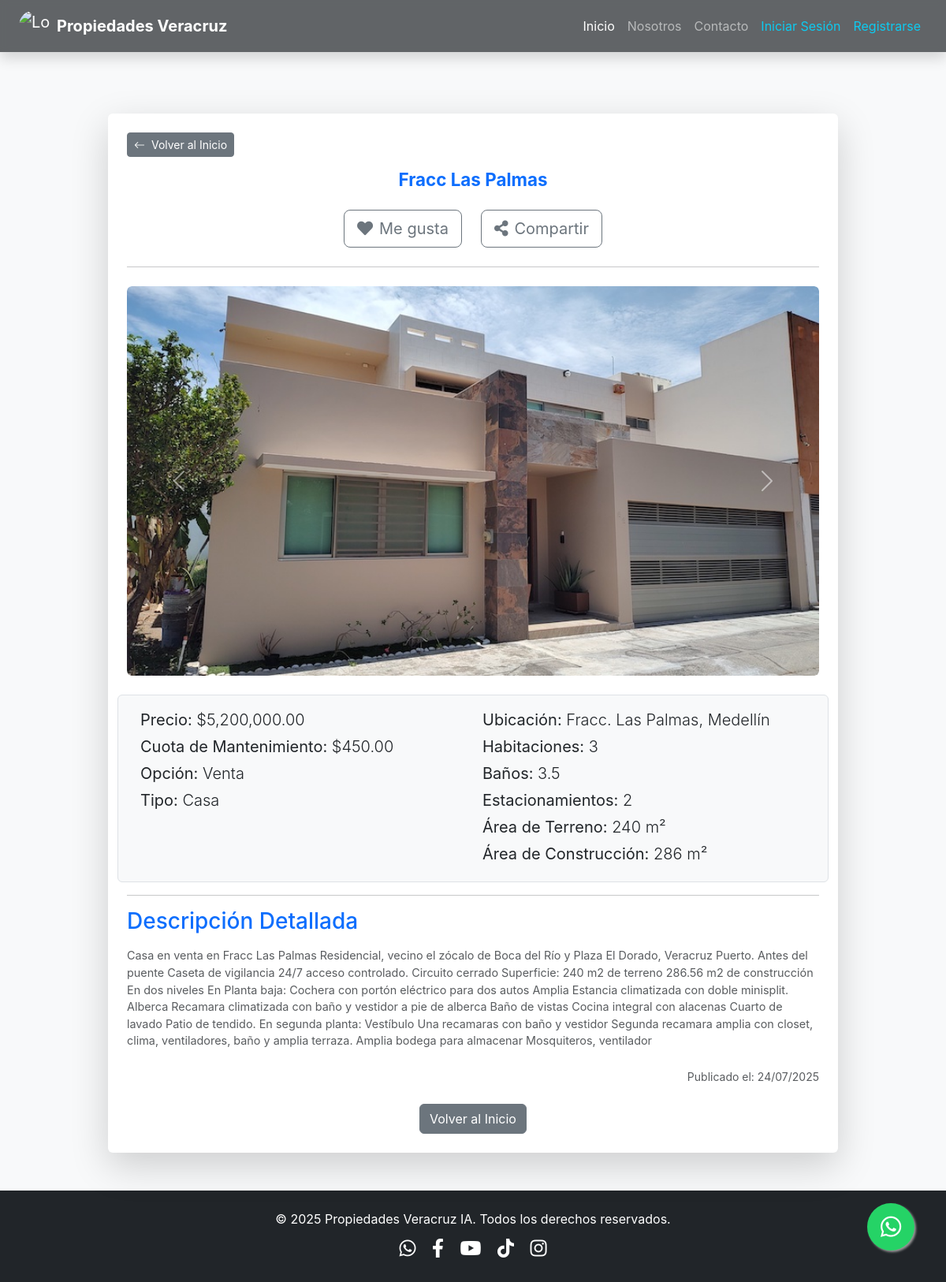
The app's page /property/4 with its own data.
### models.py (models this page shows, shortened)
class Property(db.Model):
    __tablename__ = 'property' # Añadido nombre de tabla explícito para consistencia
    id = db.Column(db.Integer, primary_key=True)
    titulo = db.Column(db.String(100), nullable=False)
    descripcion = db.Column(db.Text, nullable=False)
    precio = db.Column(db.Float, nullable=False)
    ubicacion = db.Column(db.String(200), nullable=False)
    municipio = db.Column(db.String(100), nullable=False)
    property_options = db.Column(db.String(100), nullable=False)
    tipo_propiedad = db.Column(db.String(50), nullable=False) # Ej: Casa, Departamento, Terreno
    num_habitaciones = db.Column(db.Integer, nullable=True)
    num_banos = db.Column(db.Integer, nullable=True)
    num_medios_banos = db.Column(db.Integer, default=0)
    num_estacionamientos = db.Column(db.Integer, default=0)
    area_construccion_metros_cuadrados = db.Column(db.Float, nullable=True)
    area_terreno_metros_cuadrados = db.Column(db.Float, nullable=True)
    antiguedad = db.Column(db.Integer, nullable=True) # En años
    cuota_mantenimiento = db.Column(db.Float, default=0.0)
    fecha_publicacion = db.Column(db.DateTime, default=datetime.utcnow)
    images = db.relationship('PropertyImage', backref='property', lazy=True, cascade="all, delete-orphan")
    agente_id = db.Column(db.Integer, db.ForeignKey('user.id'), nullable=False)
    agente = db.relationship('User', backref='managed_properties') # Relación inversa para acceder a las propiedades de un usuario

class PropertyImage(db.Model):
    __tablename__ = 'property_image' # Añadido nombre de tabla explícito
    id = db.Column(db.Integer, primary_key=True)
    filename = db.Column(db.String(100), nullable=False)
    property_id = db.Column(db.Integer, db.ForeignKey('property.id'), nullable=False)
    is_main = db.Column(db.Boolean, default=False) # Para identificar la imagen principal

### app.py (the view)
@main.route("/property/<int:property_id>")
def property_detail(property_id):
    property_data = db.session.get(Property, property_id) # Usar db.session.get() para la propiedad
    if not property_data:
        flash('La propiedad solicitada no existe.', 'danger')
        return redirect(url_for('main.home'))
    if property_data.images:
        sorted_images = sorted(property_data.images, key=lambda img: (not img.is_main, img.id))
        property_data.images = sorted_images # Asigna la lista ordenada de vuelta al atributo images
    return render_template('property_detail.html', title=property_data.titulo, property=property_data)

### templates/property_detail.html (shortened to what this page needs)
{% extends "base.html" %}
{% block content %}
<div class="container my-5 pt-5">
    <div class="row justify-content-center">
        <div class="col-lg-10 col-md-12">
            <div class="card shadow-lg border-0 rounded-lg">
                <div class="card-body p-4">
                    <div class="text-start mb-3">
                        <a href="{{ url_for('main.home') }}" class="btn btn-secondary btn-sm">
                            <i class="bi bi-arrow-left me-1"></i> Volver al Inicio
                        </a>
                    </div>
                    <h1 class="card-title text-center text-primary mb-4 display-4 fw-bold">{{ property.titulo }}</h1>
                    <div class="d-flex justify-content-center gap-4 mb-4">
                        <button type="button" class="btn btn-outline-secondary btn-lg d-flex align-items-center gap-2">
                            <i class="fas fa-heart"></i> Me gusta
                        </button>
                        <button type="button" class="btn btn-outline-secondary btn-lg d-flex align-items-center gap-2">
                            <i class="fas fa-share-alt"></i> Compartir
                        </button>
                    </div>
                    <hr class="mb-4">
                    {% if property.images %}
                    <div id="propertyCarousel" class="carousel slide mb-4" data-bs-ride="carousel">
                        <div class="carousel-inner rounded">
                            {% for image in property.images %}
                            <div class="carousel-item {% if loop.first %}active{% endif %}">
                                <img src="{{ url_for('static', filename='uploads/' + image.filename) }}" class="d-block w-100 rounded" alt="Imagen de la propiedad">
                            </div>
                            {% endfor %}
                        </div>
                        {% if property.images|length > 1 %}
                        <button class="carousel-control-prev" type="button" data-bs-target="#propertyCarousel" data-bs-slide="prev">
                            <span class="carousel-control-prev-icon" aria-hidden="true"></span>
                        </button>
                        <button class="carousel-control-next" type="button" data-bs-target="#propertyCarousel" data-bs-slide="next">
                            <span class="carousel-control-next-icon" aria-hidden="true"></span>
                        </button>
                        {% endif %}
                    </div>
                    {% else %}
                    <div class="text-center mb-4">
                        <img src="{{ url_for('static', filename='img/placeholders/no_image.png') }}" class="img-fluid rounded shadow-sm" alt="No hay imagen disponible">
                        <p class="text-muted mt-2">No hay imágenes disponibles para esta propiedad.</p>
                    </div>
                    {% endif %}
                    <div class="row mb-3 p-3 border rounded bg-light">
                        <div class="col-md-6">
                            <p class="lead mb-1"><strong>Precio:</strong> ${{ "{:,.2f}".format(property.precio) }}</p>
                            {% if property.cuota_mantenimiento %}
                                <p class="lead mb-1"><strong>Cuota de Mantenimiento:</strong> ${{ "{:,.2f}".format(property.cuota_mantenimiento) }}</p>
                            {% endif %}
                            <p class="lead mb-1"><strong>Opción:</strong> {{ property.property_options }}</p>
                            <p class="lead mb-1"><strong>Tipo:</strong> {{ property.tipo_propiedad }}</p>
                        </div>
                        <div class="col-md-6">
                            <p class="lead mb-1"><strong>Ubicación:</strong> {{ property.ubicacion }}, {{ property.municipio }}</p>
                            {% if property.num_habitaciones %}
                                <p class="lead mb-1"><strong>Habitaciones:</strong> {{ property.num_habitaciones }}</p>
                            {% endif %}
                            {% if property.num_banos %}
                                <p class="lead mb-1"><strong>Baños:</strong> {{ property.num_banos }}{% if property.num_medios_banos %}.5{% endif %}</p>
                            {% endif %}
                            {% if property.num_estacionamientos %}
                                <p class="lead mb-1"><strong>Estacionamientos:</strong> {{ property.num_estacionamientos }}</p>
                            {% endif %}
                            {% if property.area_terreno_metros_cuadrados %}
                                <p class="lead mb-1"><strong>Área de Terreno:</strong> {{ "{:,.0f}".format(property.area_terreno_metros_cuadrados) }} m²</p>
                            {% endif %}
                            {% if property.area_construccion_metros_cuadrados %}
                                <p class="lead mb-1"><strong>Área de Construcción:</strong> {{ "{:,.0f}".format(property.area_construccion_metros_cuadrados) }} m²</p>
                            {% endif %}
                        </div>
                    </div>
                    <hr>
                    <h3 class="text-primary mb-3">Descripción Detallada</h3>
                    <p class="card-text text-muted">{{ property.descripcion }}</p>
                    <p class="text-end text-muted small mt-4">Publicado el: {{ property.fecha_publicacion.strftime('%d/%m/%Y') }}</p>
                    <div class="text-center mt-4">
                        <a href="{{ url_for('main.home') }}" class="btn btn-secondary">Volver al Inicio</a>
                    </div>
                </div>
            </div>
        </div>
    </div>
</div>
{% endblock content %}

### static/style.css (style rules this page uses)
html, body { height: 100%; margin: 0; font-family: 'Inter', sans-serif; background-color: #f8f9fa; color: #343a40; }
.card-title { font-size: 1.4rem; margin-bottom: 0.5rem; }
.card-text.text-muted { font-size: 0.9rem; }

### records on screen
Property: titulo "Fracc Las Palmas", precio "5,200,000.00", cuota_mantenimiento "450.00", property_options "Venta", tipo_propiedad "Casa", ubicacion "Fracc. Las Palmas", municipio "Medellín", num_habitaciones "3", num_banos "3", num_estacionamientos "2", area_terreno_metros_cuadrados "240", area_construccion_metros_cuadrados "286", descripcion "Casa en venta en Fracc Las Palmas Residencial, vecino el zócalo de Boca del Río y Plaza El Dorado, Veracruz Puerto. Antes del puente Caseta de vigilancia 24/7 acceso controlado. Circuito cerrado Superficie: 240 m2 de terreno 286.56 m2 de construcción En dos niveles En Planta baja: Cochera con portón eléctrico para dos autos Amplia Estancia climatizada con doble minisplit. Alberca Recamara climatizada con baño y vestidor a pie de alberca Baño de vistas Cocina integral con alacenas Cuarto de lavado Patio de tendido. En segunda planta: Vestíbulo Una recamaras con baño y vestidor Segunda recamara amplia con closet, clima, ventiladores, baño y amplia terraza. Amplia bodega para almacenar…", fecha_publicacion "24/07/2025"
PropertyImage: filename (picture)
